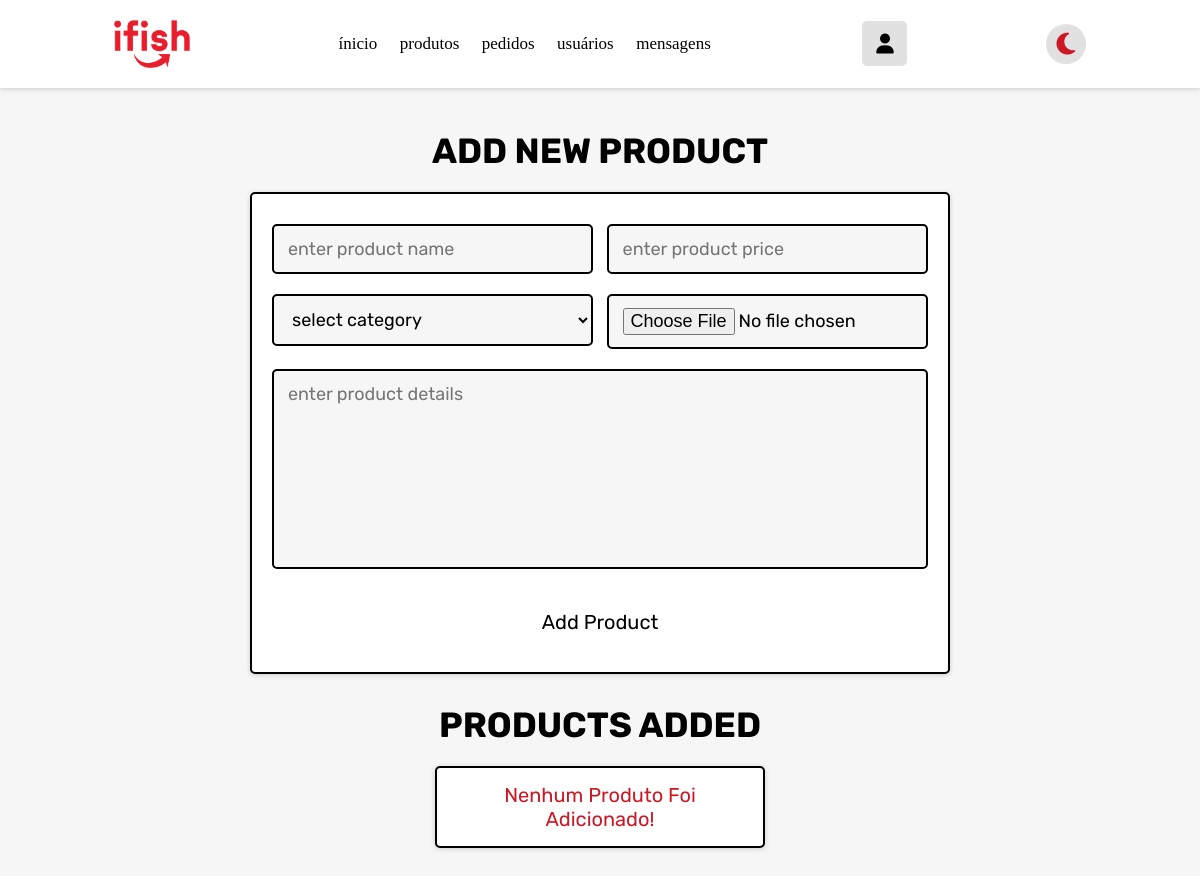
The page /admin_produtos.php (signed in) on the database as committed earlier.
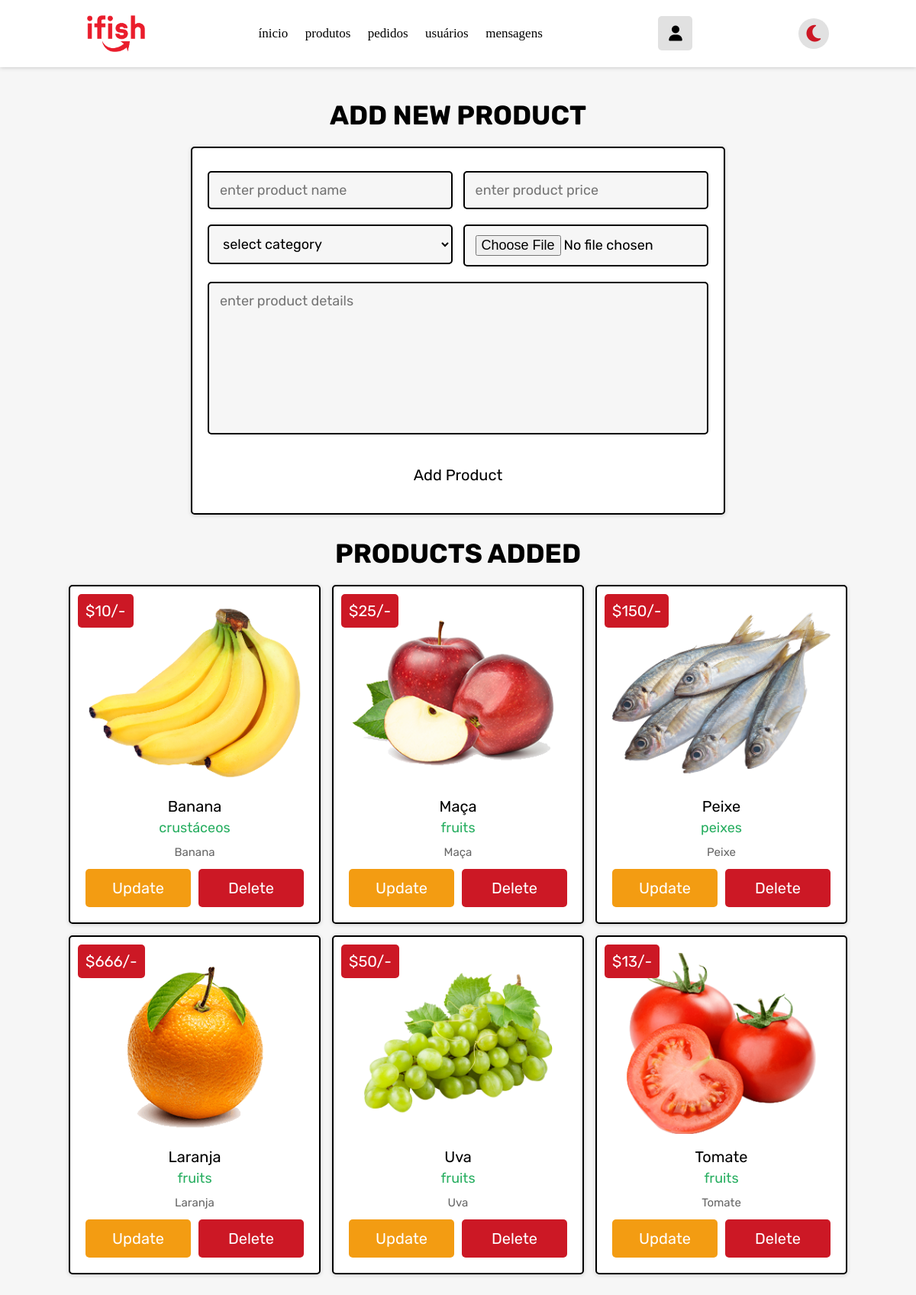
The same page on the database as committed later.
### tables this page shows
CREATE TABLE `produto` (
  `id` int(100) NOT NULL,
  `nome` varchar(100) NOT NULL,
  `categoria` varchar(20) NOT NULL,
  `detalhe` varchar(500) NOT NULL,
  `preco` int(100) NOT NULL,
  `image` varchar(100) NOT NULL
);

### admin_produtos.php (the view, shortened to what this page needs)
<!DOCTYPE html>
<html lang="en">
<head>
    <link rel="stylesheet" href="css/index.css">
    <link rel="stylesheet" href="css/admin_index.css">
    <link rel="stylesheet" href="css/admin_style.css">
    <link rel="stylesheet" href="css/admin_produtos.css">
    <link rel="stylesheet" href="css/header.css">
    <link rel="stylesheet" href="css/footer.css">
    <link rel="stylesheet" href="https://cdnjs.cloudflare.com/ajax/libs/font-awesome/6.2.0/css/all.min.css" />
</head>
<body class="body">
    <?php include 'admin_header.php'; ?>
    <section class="add-products">
        <h1 class="title">add new product</h1>
        <form action="" method="POST" enctype="multipart/form-data">
            <div class="flex">
                <div class="inputBox">
                    <input type="text" name="name" class="box" required placeholder="enter product name">
                    <select name="categoria" class="box" required>
                        <option value="" selected disabled>select category</option>
                    </select>
                </div>
                <div class="inputBox">
                    <input type="number" min="0" name="preco" class="box" required placeholder="enter product price">
                    <input type="file" name="image" required class="box" accept="image/jpg, image/jpeg, image/png">
                </div>
            </div>
            <textarea name="detalhes" class="box" required placeholder="enter product details" cols="30" rows="10"></textarea>
            <input type="submit" class="btn" value="add product" name="add_product">
        </form>
    </section>
    <section class="show-products">
        <h1 class="title">products added</h1>
        <div class="box-container">
            <?php
            $show_products = $conn->prepare("SELECT * FROM `produto`");
            $show_products->execute();
            if ($show_products->rowCount() > 0) {
                while ($fetch_products = $show_products->fetch(PDO::FETCH_ASSOC)) {
            ?>
                    <div class="box">
                        <div class="price">$<?= $fetch_products['preco']; ?>/-</div>
                        <img src="uploaded_img/<?= $fetch_products['image']; ?>" alt="">
                        <div class="name"><?= $fetch_products['nome']; ?></div>
                        <div class="cat"><?= $fetch_products['categoria']; ?></div>
                        <div class="details"><?= $fetch_products['detalhe']; ?></div>
                        <div class="flex-btn">
                            <a href="admin_update_product.php?update=<?= $fetch_products['id']; ?>" class="option-btn">update</a>
                            <a href="admin_produtos.php?delete=<?= $fetch_products['id']; ?>" class="delete-btn" onclick="return confirm('delete this product?');">delete</a>
                        </div>
                    </div>
            <?php
                }
            } else {
                echo '<p class="empty">nenhum produto foi adicionado!</p>';
            }
            ?>
        </div>
    </section>
</body>
</html>

### admin_header.php (shortened to what this page needs)
<header class="header">
    <img href="index.php" class="ifish-bar" src="img/ifishlogo-red.png" ">
    <nav class=" navbar">
    <a href="admin_index.php">ínicio</a>
    <a href="admin_produtos.php">produtos</a>
    <a href="admin_pedidos.php">pedidos</a>
    <a href="admin_usuarios.php">usuários</a>
    <a href="admin_contato.php">mensagens</a>
    </nav>
    <div class="icons">
        <div class="fas fa-user" id="login-btn"></div>
    </div>
    <div class="icon">
        <div class="fa-solid fa-moon" id="moon"></div>
    </div>
</header>

### css/index.css (style rules this page uses)
:root { --white:#ffffff; --white-medium:#f9f9f9; --light-color:#666; --black:#000000; --red:#cc1825; --dark-red:#9a1e25; --box-shadow:0 0.1rem 0.5rem #ccc; --box-shadow-dark:0 0.1rem 0.5rem rgb(20, 20, 20); }
* { font-family: SulSansRegular; margin:0; padding:0; box-sizing: border-box; outline: none; border:none; text-decoration: none; text-transform: none; transition: all .2s linear; }
html { font-size: 62.5%; overflow-x: hidden; scroll-behavior: smooth; scroll-padding-top: 7rem; }
body { margin: 0; background: var(--white-medium); }
a { outline: hidden; text-decoration: none; text-align: center; }
p { font-size: 13pt; }

### css/admin_style.css (style rules this page uses)
.add-products form { max-width: 70rem; padding:2rem; margin:0 auto; text-align: center; border:var(--border); box-shadow: var(--box-shadow); background-color: var(--white); border-radius: .5rem; }
.add-products form .flex { display: flex; justify-content: space-between; flex-wrap: wrap; }
.add-products form .flex .inputBox { width: 49%; }
.add-products form .box { width: 100%; margin:1rem 0; padding:1.2rem 1.4rem; font-size: 1.8rem; color:var(--black); border-radius: .5rem; background-color: var(--light-bg); border:var(--border); }
.add-products form textarea { height: 20rem; resize: none; }
.show-products { padding-top: 0; }
.show-products .box-container { display: grid; grid-template-columns: repeat(auto-fit, 33rem); gap:1.5rem; align-items: flex-start; justify-content:center; }
.show-products .box-container .box { text-align: center; border:var(--border); box-shadow: var(--box-shadow); background-color: var(--white); border-radius: .5rem; padding:2rem; position: relative; }
.show-products .box-container .box .price { position: absolute; top:1rem; left:1rem; padding:1rem; font-size: 2rem; color:var(--white); background-color: var(--red); border-radius: .5rem; }
.show-products .box-container .box img { width: 100%; margin-bottom: 1rem; }
.show-products .box-container .box .name { margin:.5rem 0; font-size: 2rem; color:var(--black); }
.show-products .box-container .box .cat { font-size: 1.8rem; color:var(--green); }
.show-products .box-container .box .details { padding-top: 1rem; font-size: 1.5rem; line-height: 1.5; color:var(--light-color); }

### css/admin_produtos.css (style rules this page uses)
.add-products { margin-top: 100px; }
.add-products form { max-width: 70rem; padding:2rem; margin:0 auto; text-align: center; border:var(--border); box-shadow: var(--box-shadow); background-color: var(--white); border-radius: .5rem; }
.add-products form .flex { display: flex; justify-content: space-between; flex-wrap: wrap; }
.add-products form .flex .inputBox { width: 49%; }
.add-products form .box { width: 100%; margin:1rem 0; padding:1.2rem 1.4rem; font-size: 1.8rem; color:var(--black); border-radius: .5rem; background-color: var(--light-bg); border:var(--border); }
.add-products form textarea { height: 20rem; resize: none; }
.show-products { padding-top: 0; }
.show-products .box-container { display: grid; grid-template-columns: repeat(auto-fit, 33rem); gap:1.5rem; align-items: flex-start; justify-content:center; }
.show-products .box-container .box { text-align: center; border:var(--border); box-shadow: var(--box-shadow); background-color: var(--white); border-radius: .5rem; padding:2rem; position: relative; }
.show-products .box-container .box .price { position: absolute; top:1rem; left:1rem; padding:1rem; font-size: 2rem; color:var(--white); background-color: var(--red); border-radius: .5rem; }
.show-products .box-container .box img { width: 100%; margin-bottom: 1rem; }
.show-products .box-container .box .name { margin:.5rem 0; font-size: 2rem; color:var(--black); }
.show-products .box-container .box .cat { font-size: 1.8rem; color:var(--green); }
.show-products .box-container .box .details { padding-top: 1rem; font-size: 1.5rem; line-height: 1.5; color:var(--light-color); }

Rows that differ between the two databases and show on the page:
added produto: preco "10", image (picture), nome "Banana", categoria "crustáceos", detalhe "Banana"
added produto: preco "25", image (picture), nome "Maça", categoria "fruits", detalhe "Maça"
added produto: preco "150", image (picture), nome "Peixe", categoria "peixes", detalhe "Peixe"
added produto: preco "666", image (picture), nome "Laranja", categoria "fruits", detalhe "Laranja"
added produto: preco "50", image (picture), nome "Uva", categoria "fruits", detalhe "Uva"
added produto: preco "13", image (picture), nome "Tomate", categoria "fruits", detalhe "Tomate"
Other text that changed with them:
text no longer shown: "Nenhum Produto Foi Adicionado!"
